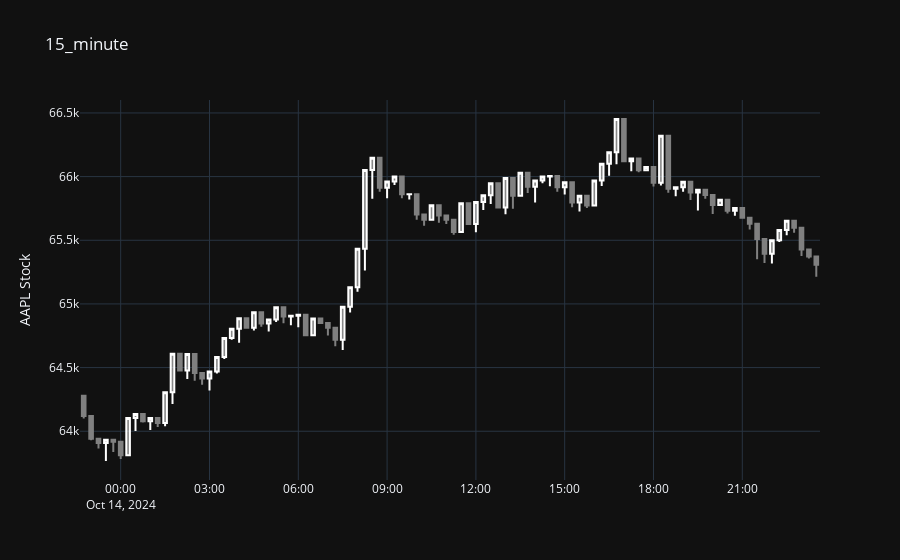

Notebook code for this chart:
### Code cell
fig = plot_df(candle.df, )
fig.show()
